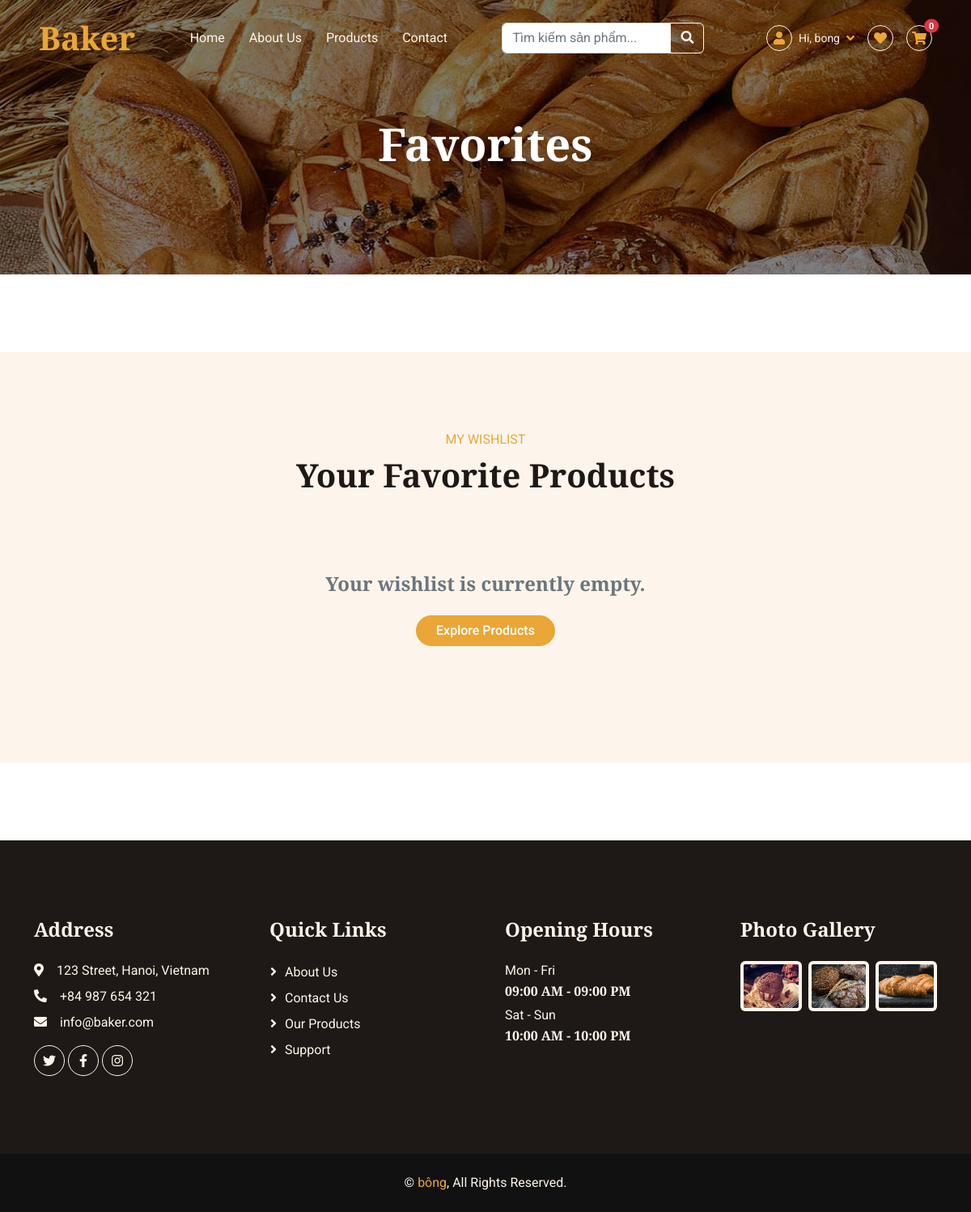
The app's page /index.php?page=favorites (signed in), older data.
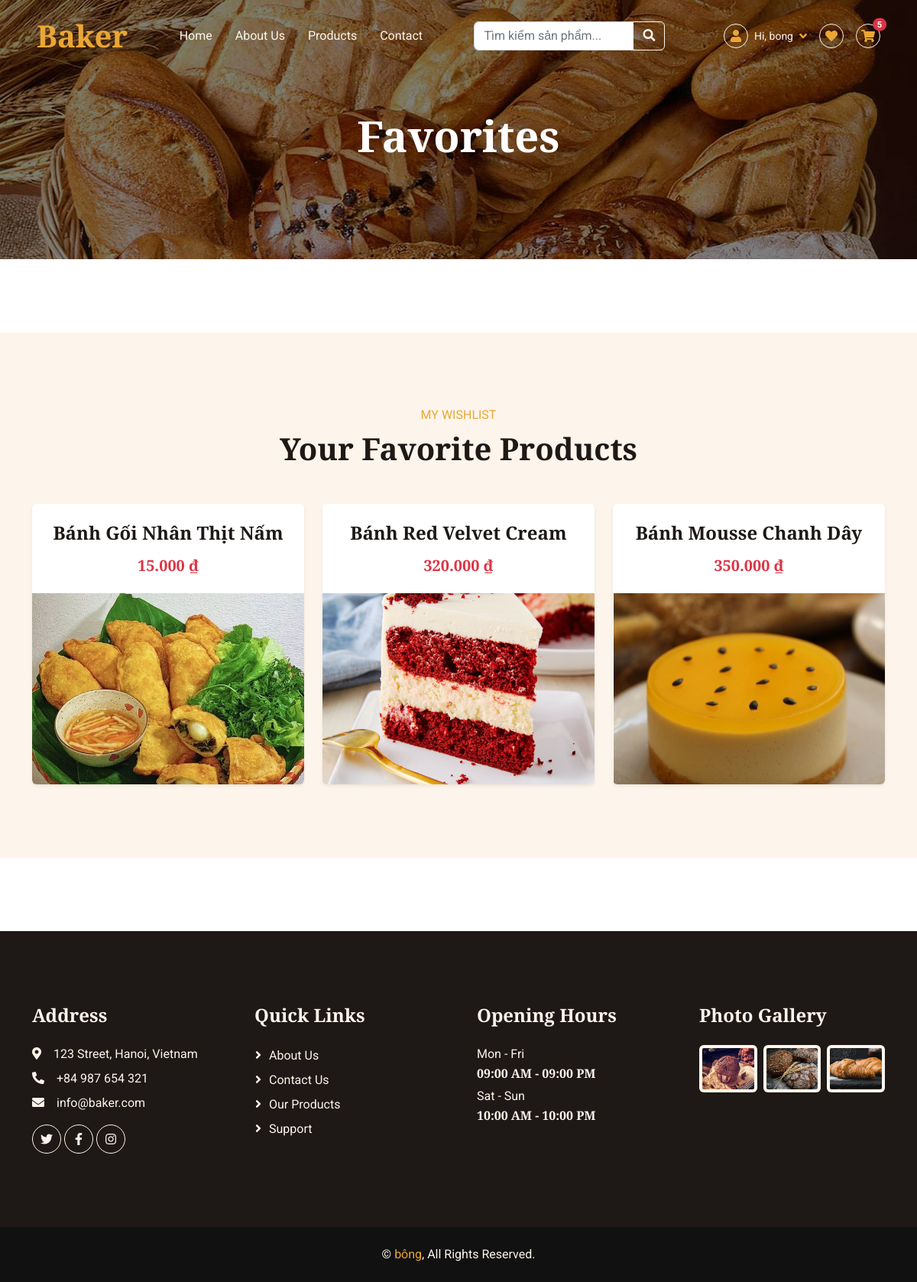
The same page, newer data.
### tables this page shows
CREATE TABLE `favorites` (
  `favorite_id` int(11) NOT NULL,
  `account_id` int(11) NOT NULL,
  `product_id` int(11) NOT NULL,
  `created_at` timestamp NOT NULL DEFAULT current_timestamp()
);

CREATE TABLE `products` (
  `product_id` int(11) NOT NULL,
  `category_id` int(11) DEFAULT NULL,
  `product_name` varchar(255) NOT NULL,
  `price` decimal(10,2) UNSIGNED NOT NULL,
  `description` text DEFAULT NULL,
  `stock_quantity` int(10) UNSIGNED NOT NULL DEFAULT 0,
  `image` varchar(255) NOT NULL,
  `status` tinyint(1) DEFAULT 1
);

### views/favorites.php (the view, shortened to what this page needs)
<?php
$db = Database::getInstance();
$acc_id = $_SESSION['account_id'];
$query = "SELECT p.*, f.favorite_id
          FROM favorites f
          JOIN products p ON f.product_id = p.product_id
          WHERE f.account_id = '$acc_id'
          ORDER BY f.created_at DESC";
$fav_products = mysqli_query($db, $query);
include 'header.php';
?>
<div class="container-xxl bg-light py-6 my-6 mt-0">
    <div class="container">
        <div class="text-center mx-auto mb-5" style="max-width: 500px;">
            <p class="text-primary text-uppercase mb-2">My Wishlist</p>
            <h1 class="display-6 mb-4">Your Favorite Products</h1>
        </div>
        <div class="row g-4">
            <?php
            if ($fav_products && mysqli_num_rows($fav_products) > 0) {
                while($row = mysqli_fetch_assoc($fav_products)) {
                    $p_name = $row['product_name'] ?? 'Delicious Cake';
                    $p_price = $row['price'] ?? 0;
                    $p_img = $row['image'] ?? 'default.jpg';
            ?>
                <div class="col-lg-4 col-md-6">
                    <div class="product-item d-flex flex-column bg-white rounded overflow-hidden h-100 shadow-sm">
                        <div class="text-center p-4">
                            <h4 class="mb-3"><?php echo $p_name; ?></h4>
                            <h5 class="text-danger mb-0"><?php echo number_format($p_price, 0, ',', '.'); ?> ₫</h5>
                        </div>
                        <div class="position-relative mt-auto">
                            <img class="img-fluid w-100" src="assets/img/<?php echo $p_img; ?>" alt="<?php echo $p_name; ?>" style="height: 250px; object-fit: cover;" onerror="this.onerror=null; this.src='https://placehold.co/250x250?text=No+Image';">
                        </div>
                    </div>
                </div>
            <?php
                }
            } else {
                echo "<div class='col-12 text-center py-5'>
                        <h4 class='text-muted mb-4'>Your wishlist is currently empty.</h4>
                        <a href='index.php?page=product' class='btn btn-primary rounded-pill px-4'>Explore Products</a>
                      </div>";
            }
            ?>
        </div>
    </div>
</div>
<?php include 'footer.php'; ?>

### index.php (shortened to what this page needs)
<?php
$page = isset($_GET['page']) ? $_GET['page'] : 'home';
switch ($page) {
    case 'favorites':
        require_once 'views/favorites.php';
        break;
}
?>

### views/header.php (shortened to what this page needs)
<?php
$cart_count = isset($_SESSION['cart']) ? count($_SESSION['cart']) : 0;
$current_page = isset($_GET['page']) ? $_GET['page'] : 'home';
?>
<!DOCTYPE html>
<html lang="en">
<head>
    <link href="https://cdnjs.cloudflare.com/ajax/libs/font-awesome/5.10.0/css/all.min.css" rel="stylesheet">
    <link href="https://cdn.jsdelivr.net/npm/bootstrap-icons@1.4.1/font/bootstrap-icons.css" rel="stylesheet">
    <link href="assets/lib/animate/animate.min.css" rel="stylesheet">
    <link href="assets/lib/owlcarousel/assets/owl.carousel.min.css" rel="stylesheet">
    <link href="assets/css/bootstrap.min.css" rel="stylesheet">
    <link href="assets/css/style.css" rel="stylesheet">
</head>
<body>
    <nav class="navbar navbar-expand-lg navbar-dark fixed-top py-lg-0 px-lg-5 wow fadeIn" data-wow-delay="0.1s">
        <a href="index.php?page=home" class="navbar-brand ms-4 ms-lg-0">
            <h1 class="text-primary m-0">Baker</h1>
        </a>
        <div class="collapse navbar-collapse" id="navbarCollapse">
            <div class="navbar-nav mx-auto p-4 p-lg-0">
                <a href="index.php?page=home" class="nav-item nav-link <?php echo ($current_page == 'home') ? 'active' : ''; ?>">Home</a>
                <a href="index.php?page=about" class="nav-item nav-link <?php echo ($current_page == 'about') ? 'active' : ''; ?>">About Us</a>
                <a href="index.php?page=product" class="nav-item nav-link <?php echo ($current_page == 'product') ? 'active' : ''; ?>">Products</a>
                <a href="index.php?page=contact" class="nav-item nav-link <?php echo ($current_page == 'contact') ? 'active' : ''; ?>">Contact</a>
            </div>
            <form class="d-none d-lg-flex mx-3" action="index.php" method="GET">
                <div class="input-group">
                    <input type="text" name="search" class="form-control" placeholder="Tìm kiếm sản phẩm..." value="<?php echo isset($_GET['search']) ? htmlspecialchars($_GET['search']) : ''; ?>">
                    <button class="btn btn-outline-light" type="submit">
                        <i class="fa fa-search"></i>
                    </button>
                </div>
            </form>
            <div class="navbar-nav ms-auto p-4 p-lg-0">
                <div class="ms-4 d-flex align-items-center gap-3">
    <?php if (isset($_SESSION['account_name'])): ?>
        <div class="nav-item dropdown">
            <a href="#" class="d-flex align-items-center text-decoration-none dropdown-toggle" data-bs-toggle="dropdown">
                <div class="flex-shrink-0 btn-sm-square border border-light rounded-circle">
                    <i class="fa fa-user text-primary"></i>
                </div>
                <span class="text-light small d-none d-lg-inline-block ms-2">
                    Hi, <?php echo $_SESSION['account_name']; ?>
                </span>
            </a>
        </div>
    <?php endif; ?>
<?php if (isset($_SESSION['account_id'])): ?>
       <a href="index.php?page=favorites" class="btn btn-outline-light btn-sm-square rounded-circle" title="Yêu thích">
           <i class="fas fa-heart text-primary"></i>
       </a>
       <a href="index.php?page=cart" class="btn btn-outline-light btn-sm-square rounded-circle position-relative" title="Giỏ hàng">
           <i class="fas fa-shopping-cart text-primary"></i>
          <span class="position-absolute top-0 start-100 translate-middle badge rounded-pill bg-danger" style="font-size: 0.7rem; padding: 0.25em 0.5em;">
               <?php echo $cart_count; ?>
           </span>
       </a>
    <?php endif; ?>
</div>
            </div>
        </div>
    </nav>
    <?php if ($current_page != 'home'): ?>
    <div class="container-fluid page-header py-6 wow fadeIn" data-wow-delay="0.1s">
        <div class="container text-center pt-5 pb-3">
            <h1 class="display-4 text-white animated slideInDown mb-3">
                <?php echo ucfirst($current_page); ?>
            </h1>
        </div>
    </div>
    <?php endif; ?>

### views/footer.php (shortened to what this page needs)
<div class="container-fluid bg-dark text-light footer my-6 mb-0 py-5 wow fadeIn" data-wow-delay="0.1s">
        <div class="container py-5">
            <div class="row g-5">
                <div class="col-lg-3 col-md-6">
                    <h4 class="text-light mb-4">Address</h4>
                    <p class="mb-2"><i class="fa fa-map-marker-alt me-3"></i>123 Street, Hanoi, Vietnam</p>
                    <p class="mb-2"><i class="fa fa-phone-alt me-3"></i>+84 987 654 321</p>
                    <p class="mb-2"><i class="fa fa-envelope me-3"></i>info@baker.com</p>
                    <div class="d-flex pt-2">
                        <a class="btn btn-square btn-outline-light rounded-circle me-1" href=""><i class="fab fa-twitter"></i></a>
                        <a class="btn btn-square btn-outline-light rounded-circle me-1" href=""><i class="fab fa-facebook-f"></i></a>
                        <a class="btn btn-square btn-outline-light rounded-circle me-0" href=""><i class="fab fa-instagram"></i></a>
                    </div>
                </div>
                <div class="col-lg-3 col-md-6">
                    <h4 class="text-light mb-4">Quick Links</h4>
                    <a class="btn btn-link" href="index.php?page=about">About Us</a>
                    <a class="btn btn-link" href="index.php?page=contact">Contact Us</a>
                    <a class="btn btn-link" href="index.php?page=product">Our Products</a>
                    <a class="btn btn-link" href="#">Support</a>
                </div>
                <div class="col-lg-3 col-md-6">
                    <h4 class="text-light mb-4">Opening Hours</h4>
                    <p class="mb-1">Mon - Fri</p>
                    <h6 class="text-light">09:00 AM - 09:00 PM</h6>
                    <p class="mb-1">Sat - Sun</p>
                    <h6 class="text-light">10:00 AM - 10:00 PM</h6>
                </div>
                <div class="col-lg-3 col-md-6">
                    <h4 class="text-light mb-4">Photo Gallery</h4>
                    <div class="row g-2">
                        <div class="col-4"><img class="img-fluid bg-light rounded p-1" src="assets/img/product-1.jpg" alt="Product"></div>
                        <div class="col-4"><img class="img-fluid bg-light rounded p-1" src="assets/img/product-2.jpg" alt="Product"></div>
                        <div class="col-4"><img class="img-fluid bg-light rounded p-1" src="assets/img/product-3.jpg" alt="Product"></div>
                    </div>
                </div>
            </div>
        </div>
    </div>
   <div class="container-fluid copyright text-light py-4 wow fadeIn" data-wow-delay="0.1s">
        <div class="container text-center">
            &copy; <a href="index.php?page=home">bông</a>, All Rights Reserved.
        </div>
    </div>
</body>
</html>

### assets/css/style.css (style rules this page uses)
:root { --primary: #EAA636; --secondary: #545454; --light: #FDF5EB; --dark: #1E1916; }
h4, h5, h6, .h4, .h5, .h6 { font-weight: 600 !important; }
.py-6 { padding-top: 6rem; padding-bottom: 6rem; }
.my-6 { margin-top: 6rem; margin-bottom: 6rem; }
.btn { font-weight: 500; transition: .5s; }
.btn-square { width: 38px; height: 38px; }
.btn-sm-square { width: 32px; height: 32px; }
.btn-square, .btn-sm-square, .btn-lg-square { padding: 0; display: flex; align-items: center; justify-content: center; font-weight: normal; }
.navbar .dropdown-toggle::after { border: none; content: "\f107"; font-family: "Font Awesome 5 Free"; font-weight: 900; vertical-align: middle; margin-left: 8px; }
.navbar .navbar-nav .nav-link { padding: 35px 15px; color: var(--light); outline: none; }
.navbar.fixed-top { transition: .5s; }
.page-header { margin-bottom: 6rem; background: linear-gradient(rgba(0, 0, 0, .5), rgba(0, 0, 0, .5)), url(../img/carousel-1.jpg) center center no-repeat; background-size: cover; }
.product-item { transition: .5s; }
.footer .btn.btn-link { display: block; margin-bottom: 5px; padding: 0; text-align: left; color: var(--light); font-weight: normal; text-transform: capitalize; transition: .3s; }
.footer .btn.btn-link::before { position: relative; content: "\f105"; font-family: "Font Awesome 5 Free"; font-weight: 900; color: var(--light); margin-right: 10px; }
.copyright { background: #111111; }
.copyright a { color: var(--primary); }
.btn.btn-primary { color: #FFFFFF; }

Row changes from the older to the newer data that the page shows:
added favorites: product.product_name "Bánh Gối Nhân Thịt Nấm", product.price "15.000", product.image (picture)
added favorites: product.product_name "Bánh Red Velvet Cream", product.price "320.000", product.image (picture)
added favorites: product.product_name "Bánh Mousse Chanh Dây", product.price "350.000", product.image (picture)
Text that changed along with them:
$cart_count: "0" → "5"
text no longer shown: "Your wishlist is currently empty. Explore Products"
